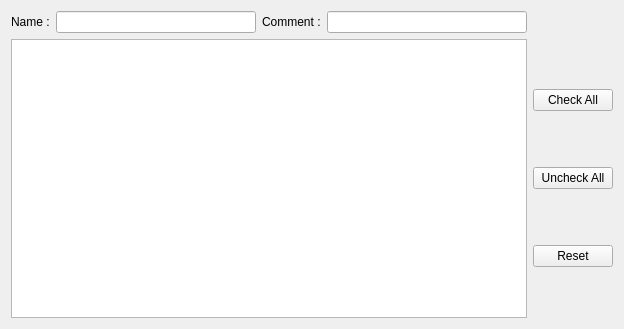
<?xml version="1.0" encoding="UTF-8"?>
<ui version="4.0">
 <class>QtShanoirUploadWidgetDatasetTypeDetailsStandardDataset</class>
 <widget class="QWidget" name="QtShanoirUploadWidgetDatasetTypeDetailsStandardDataset">
  <property name="geometry">
   <rect>
    <x>0</x>
    <y>0</y>
    <width>624</width>
    <height>329</height>
   </rect>
  </property>
  <property name="windowTitle">
   <string>Form</string>
  </property>
  <layout class="QGridLayout" name="gridLayout">
   <item row="0" column="0">
    <layout class="QGridLayout" name="gridLayout_2">
     <item row="1" column="0">
      <widget class="QTableWidget" name="processedDatasetTypeTable"/>
     </item>
     <item row="0" column="0">
      <layout class="QGridLayout" name="gridLayout_3">
       <item row="0" column="0">
        <widget class="QLabel" name="nameLabel">
         <property name="text">
          <string>Name :</string>
         </property>
        </widget>
       </item>
       <item row="0" column="1">
        <widget class="QLineEdit" name="nameLineEdit"/>
       </item>
       <item row="0" column="2">
        <widget class="QLabel" name="commentLabel">
         <property name="text">
          <string>Comment :</string>
         </property>
        </widget>
       </item>
       <item row="0" column="3">
        <widget class="QLineEdit" name="commentLineEdit"/>
       </item>
      </layout>
     </item>
     <item row="1" column="1">
      <layout class="QVBoxLayout" name="verticalLayout">
       <item>
        <widget class="QPushButton" name="checkAllButton">
         <property name="text">
          <string>Check All</string>
         </property>
        </widget>
       </item>
       <item>
        <widget class="QPushButton" name="uncheckAllButton">
         <property name="text">
          <string>Uncheck All</string>
         </property>
        </widget>
       </item>
       <item>
        <widget class="QPushButton" name="resetButton">
         <property name="text">
          <string>Reset</string>
         </property>
        </widget>
       </item>
      </layout>
     </item>
    </layout>
   </item>
  </layout>
 </widget>
 <resources/>
 <connections/>
</ui>
